Frame 1 (no input): blank canvas, image omitted
Frame 60 (no input): blank canvas, image omitted
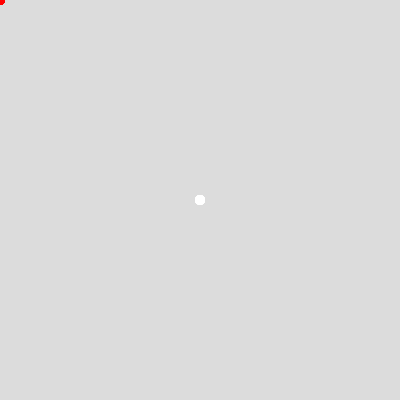
Frame 120 (the mouse pressed at the canvas centre since frame 60)

The p5.js sketch whose frames 1 and 60 were blank and that drew this single picture after the mouse press (run headless with seeded random() and noise() and a simulated clock; from frame 60 on, the mouse is pressed at the canvas centre):

// p5.js sketch
// ── sketch.js
function setup() {
  createCanvas(400, 400);
  background(220);
}

function draw() {

  if (mouseX < 200 && mouseY < 200) {
    fill(255, 0, 0); //red
  } else if(mouseX > 200 && mouseY < 200) {
    fill(0, 255, 0); //blue
  } else if(mouseX < 200 && mouseY > 200) {
    fill(0, 0, 255); //green
  } else if(mouseX > 200 && mouseY > 200) {
    fill(0, 0, 0); //black
  } else {
    fill(255, 255, 255); //white
  }
  
  noStroke();
  ellipse(mouseX, mouseY, 10, 10);
}
